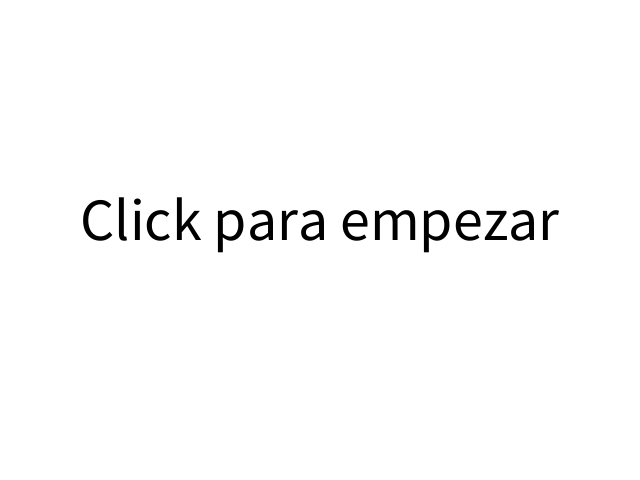
Frame 1 (no input)
Frame 60 (the mouse pressed at the canvas centre just before this capture): identical to frame 1, image omitted
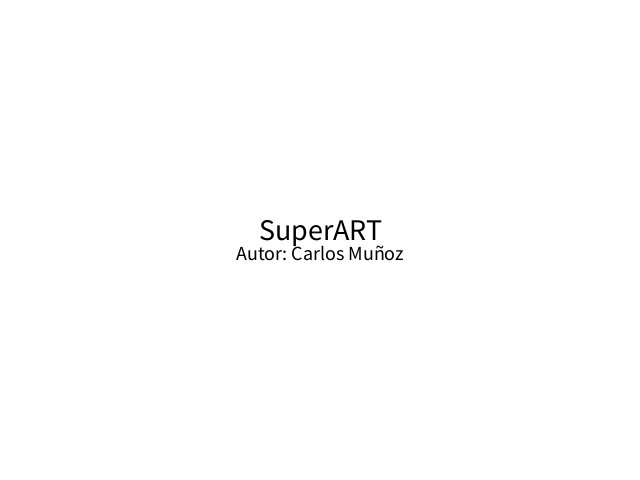
Frame 120 (the mouse held since frame 60 and released just before this capture)

The Processing sketch that drew these frames (run headless with seeded random() and noise(); from frame 60 on, the mouse is pressed at the canvas centre):

// Processing sketch: sketch_230425a_logica_estados
// ── sketch_230425a_logica_estados.pde
//declaracion con asignacion:
String estado = "inicio";
//


void setup() {
  size(640, 480);
  //60 fps por defecto
  frameRate(30); //lo establecemos en 30
}

void draw() {
  //println( frameRate ); //muestra los fps reales
  background(255);


  if ( estado.equals("inicio") ) {
    //pantalla de inicio:
    fill(0);
    textAlign(CENTER);
    textSize(60);
    text("Click para empezar", width/2, height/2 );
  } else if ( estado.equals("pantalla 1")  ) {
    //pantalla 1:
    fill(0);
    textAlign(CENTER);
    textSize(30);
    text("SuperART", width/2, height/2 );
    textSize(20);
    text("Autor: Carlos Muñoz", width/2, height/2+20 );
  } else if ( estado.equals("pantalla 2") ) {

    //pantalla 2:
    fill(0);
    textAlign(CENTER);
    textSize(30);
    text("SuperART", width/2, height/2 );
    textSize(20);
    text("Año: 1978", width/2, height/2+20 );
  } else if ( estado.equals("pantalla 3") ) {

    //pantalla 3:
    fill(0);
    textAlign(CENTER);
    textSize(30);
    text("SuperART", width/2, height/2 );
    textSize(20);
    text("Premios: Mingo de Oro (1979)", width/2, height/2+20 );
  }
}

void mousePressed() {
  if ( estado.equals("inicio") ) {
    estado = "pantalla 1";
  } else if ( estado.equals("pantalla 1") ) {
    estado = "pantalla 2";
  } else if ( estado.equals("pantalla 2") ) {
    estado = "pantalla 3";
  } else if ( estado.equals("pantalla 3") ){
    estado = "inicio";
  }
  
}
